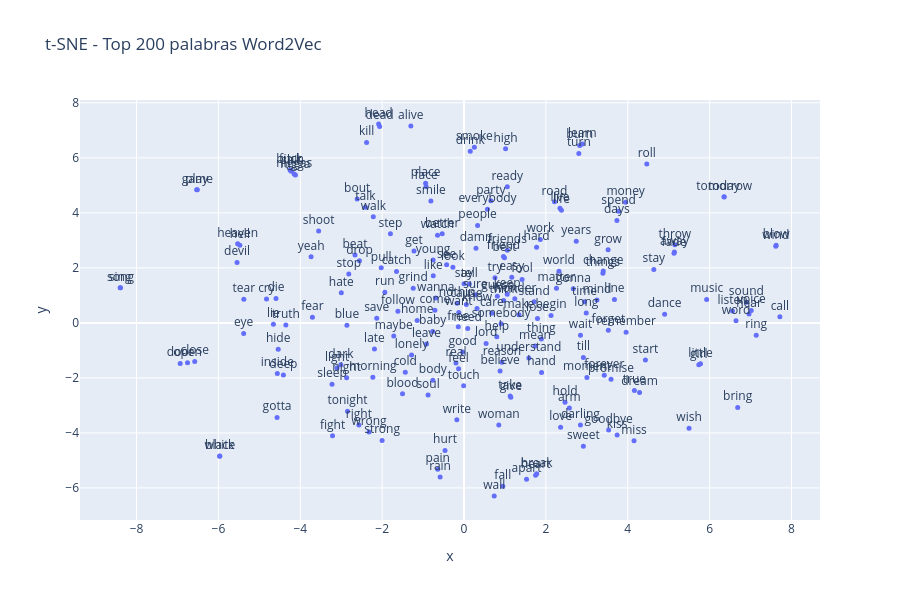

Write notebook code for a chart like this one.
### Code cell
##VISUALIZACIONES Y TSNE
palabras_freq = Counter([token for tokens in corpus for token in tokens])
top_palabras = [p for p, _ in palabras_freq.most_common(200) if p in modelo_cbow.wv]

vectores = np.array([modelo_cbow.wv[p] for p in top_palabras])

tsne = TSNE(n_components=2, random_state=42, perplexity=30)
vectores_2d = tsne.fit_transform(vectores)

fig = px.scatter(
    x=vectores_2d[:, 0],
    y=vectores_2d[:, 1],
    text=top_palabras,
    title="t-SNE - Top 200 palabras Word2Vec",
    width=900,
    height=600
)
fig.update_traces(textposition="top center", marker=dict(size=5))
fig.show()

### Figure 1 — Plotly figure (JSON) as saved in the notebook; plotly's stock layout.template omitted (floating-point values rounded to 4 significant figures; data arrays with more than 128 entries replaced by an {"elided": "..."} marker saying what was removed)
{"data": [{"hovertemplate": "x=%{x}<br>y=%{y}<br>text=%{text}<extra></extra>", "legendgroup": "", "marker": {"color": "#636efa", "symbol": "circle", "size": 5}, "mode": "markers+text", "name": "", "orientation": "v", "showlegend": false, "text": {"elided": "200 str values"}, "x": {"elided": "200 float values"}, "xaxis": "x", "y": {"elided": "200 float values"}, "yaxis": "y", "type": "scatter", "textposition": "top center"}], "layout": {"xaxis": {"anchor": "y", "domain": [0.0, 1.0], "title": {"text": "x"}}, "yaxis": {"anchor": "x", "domain": [0.0, 1.0], "title": {"text": "y"}}, "legend": {"tracegroupgap": 0}, "title": {"text": "t-SNE - Top 200 palabras Word2Vec"}, "height": 600, "width": 900}}
